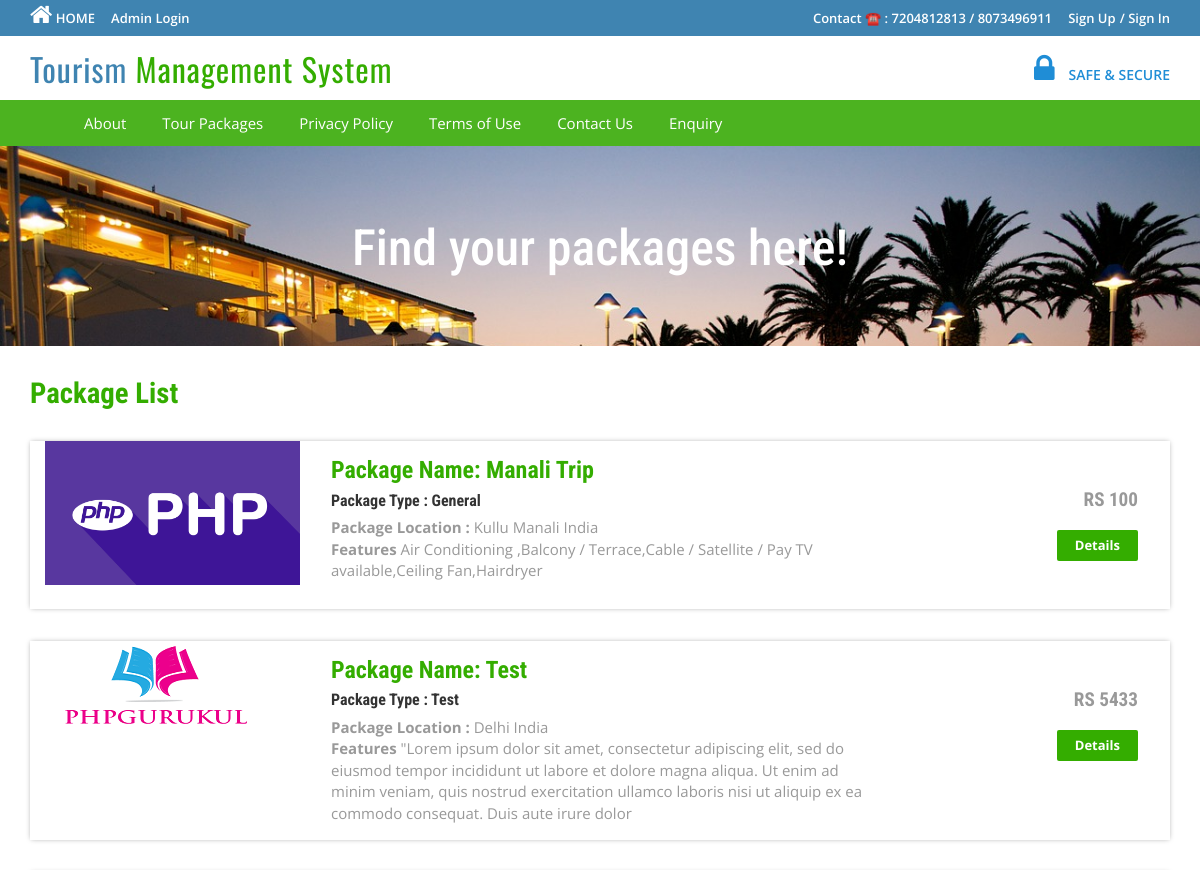
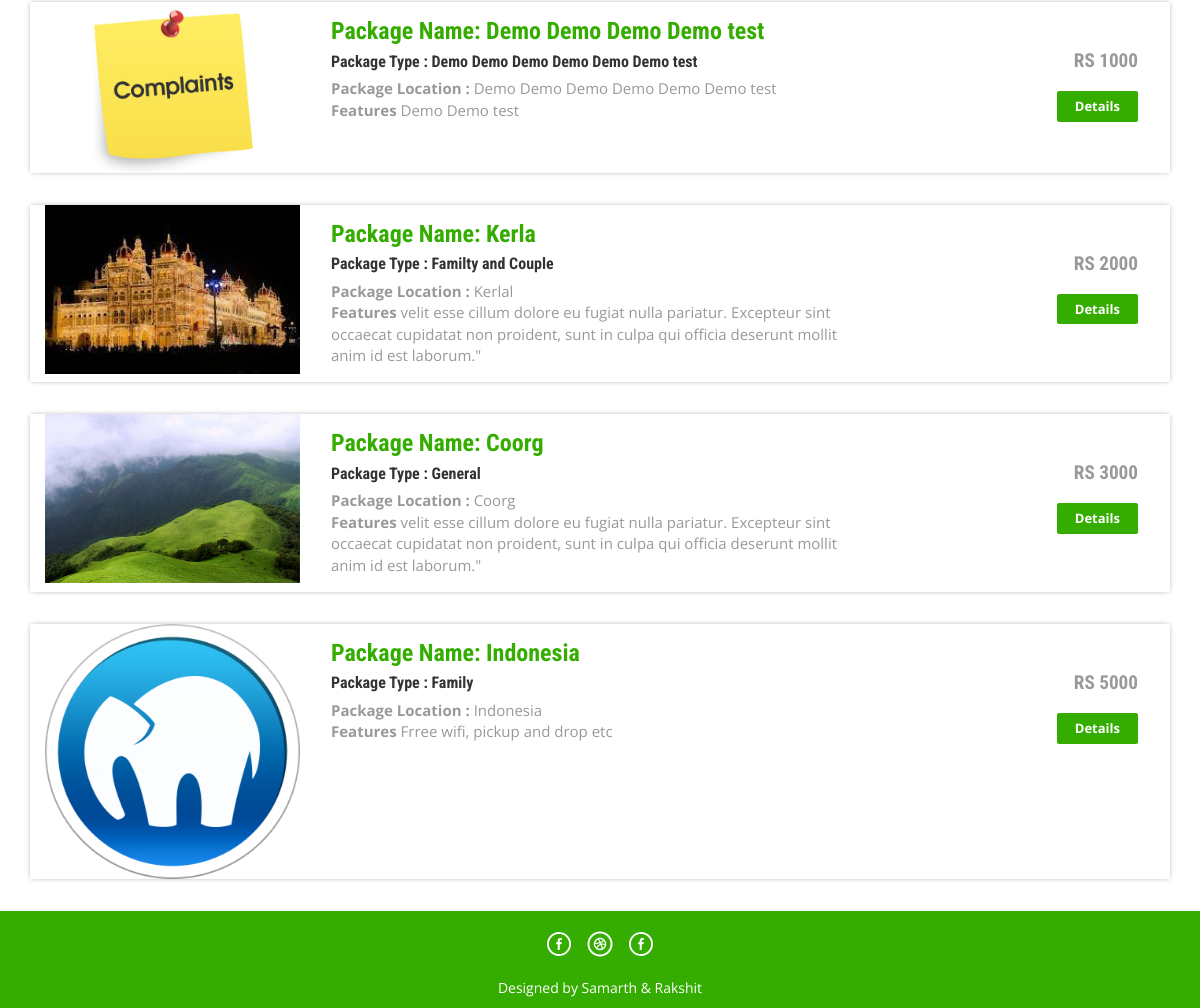
The app's page /package-list.php with its own data (2 pictures, top to bottom).
### tables this page shows
CREATE TABLE `tbltourpackages` (
  `PackageId` int(11) NOT NULL,
  `PackageName` varchar(200) DEFAULT NULL,
  `PackageType` varchar(150) DEFAULT NULL,
  `PackageLocation` varchar(100) DEFAULT NULL,
  `PackagePrice` int(11) DEFAULT NULL,
  `PackageFetures` varchar(255) DEFAULT NULL,
  `PackageDetails` mediumtext DEFAULT NULL,
  `PackageImage` varchar(100) DEFAULT NULL,
  `Creationdate` timestamp NULL DEFAULT current_timestamp(),
  `UpdationDate` timestamp NULL DEFAULT NULL ON UPDATE current_timestamp()
);

### package-list.php (the view, shortened to what this page needs)
<?php
include('includes/config.php');
?>
<!DOCTYPE HTML>
<html>
<head>
<link href="css/bootstrap.css" rel='stylesheet' type='text/css' />
<link href="css/style.css" rel='stylesheet' type='text/css' />
<link href="css/font-awesome.css" rel="stylesheet">
<link href="css/animate.css" rel="stylesheet" type="text/css" media="all">
</head>
<body>
<?php include('includes/header.php');?>
<div class="banner-3">
	<div class="container">
		<h1 class="wow zoomIn animated animated" data-wow-delay=".5s" style="visibility: visible; animation-delay: 0.5s; animation-name: zoomIn;">Find your packages here!</h1>
	</div>
</div>
<div class="rooms">
	<div class="container">
		<div class="room-bottom">
			<h3>Package List</h3>
<?php $sql = "SELECT * from tbltourpackages";
$query = $dbh->prepare($sql);
$query->execute();
$results=$query->fetchAll(PDO::FETCH_OBJ);
if($query->rowCount() > 0)
{
foreach($results as $result)
{	?>
			<div class="rom-btm">
				<div class="col-md-3 room-left wow fadeInLeft animated" data-wow-delay=".5s">
					<img src="admin/pacakgeimages/<?php echo htmlentities($result->PackageImage);?>" class="img-responsive" alt="">
				</div>
				<div class="col-md-6 room-midle wow fadeInUp animated" data-wow-delay=".5s">
					<h4>Package Name: <?php echo htmlentities($result->PackageName);?></h4>
					<h6>Package Type : <?php echo htmlentities($result->PackageType);?></h6>
					<p><b>Package Location :</b> <?php echo htmlentities($result->PackageLocation);?></p>
					<p><b>Features</b> <?php echo htmlentities($result->PackageFetures);?></p>
				</div>
				<div class="col-md-3 room-right wow fadeInRight animated" data-wow-delay=".5s">
					<h5>RS <?php echo htmlentities($result->PackagePrice);?></h5>
					<a href="package-details.php?pkgid=<?php echo htmlentities($result->PackageId);?>" class="view">Details</a>
				</div>
				<div class="clearfix"></div>
			</div>
<?php }} ?>
		</div>
	</div>
</div>
<?php include('includes/footer.php');?>
</body>
</html>

### includes/header.php (shortened to what this page needs)
<?php if($_SESSION['login'])
{?>
<div class="top-header">
	<div class="container">
		<ul class="tp-hd-lft wow fadeInLeft animated" data-wow-delay=".5s">
			/*<li class="hm"><a href="index.html"><i class=""></i></a></li>
			<li class="prnt"><a href="profile.php">My Profile</a></li>
				<li class="prnt"><a href="change-password.php">Change Password</a></li>
			<li class="prnt"><a href="tour-history.php">My Tour History</a></li>
			<li class="prnt"><a href="issuetickets.php">Issue Tickets</a></li>
		</ul>
		<ul class="tp-hd-rgt wow fadeInRight animated" data-wow-delay=".5s">
			<li class="tol">Welcome :</li>
			<li class="sig"><?php echo htmlentities($_SESSION['login']);?></li>
			<li class="sigi"><a href="logout.php" >/ Logout</a></li>
        </ul>
		<div class="clearfix"></div>
	</div>
</div><?php } else {?>
<div class="top-header">
	<div class="container">
		<ul class="tp-hd-lft wow fadeInLeft animated" data-wow-delay=".5s">
			<li class="hm"><a href="index.php"><i class="fa fa-home"></i>  HOME</a></li>
				<li class="hm"><a href="admin/index.php">Admin Login</a></li>
		</ul>
		<ul class="tp-hd-rgt wow fadeInRight animated" data-wow-delay=".5s">
			<li class="tol">Contact ☎️ : 7204812813 / 8073496911</li>
			<li class="sig"><a href="#" data-toggle="modal" data-target="#myModal" > Sign Up</a></li>
			<li class="sigi"><a href="#" data-toggle="modal" data-target="#myModal4" >/ Sign In</a></li>
        </ul>
		<div class="clearfix"></div>
	</div>
</div>
<?php }?>
<div class="header">
	<div class="container">
		<div class="logo wow fadeInDown animated" data-wow-delay=".5s">
			<a href="index.php">Tourism <span>Management System</span></a>
		</div>
		<div class="lock fadeInDown animated" data-wow-delay=".5s">
			<li><i class="fa fa-lock"></i></li>
            <li><div class="securetxt">SAFE &amp; SECURE </div></li>
		</div>
		<div class="clearfix"></div>
	</div>
</div>
<div class="footer-btm wow fadeInLeft animated" data-wow-delay=".5s">
	<div class="container">
	<div class="navigation">
			<nav class="navbar navbar-default">
				<div class="collapse navbar-collapse nav-wil" id="bs-example-navbar-collapse-1">
					<nav class="cl-effect-1">
						<ul class="nav navbar-nav">
							<li><a href="index.php"></a></li>
							<li><a href="page.php?type=about us">About</a></li>
								<li><a href="package-list.php">Tour Packages</a></li>
								<li><a href="page.php?type=privacy">Privacy Policy</a></li>
								<li><a href="page.php?type=terms">Terms of Use</a></li>
								<li><a href="page.php?type=contact">Contact Us</a></li>
								<?php if($_SESSION['login'])
{?>
								<li>Need Help?<a href="#" data-toggle="modal" data-target="#myModal3"> / Write Us </a>  </li>
								<?php } else { ?>
								<li><a href="enquiry.php"> Enquiry </a>  </li>
								<?php } ?>
								<div class="clearfix"></div>
						</ul>
					</nav>
				</div>
			</nav>
		</div>
	</div>
</div>

### includes/footer.php
<div class="copy-right">
	<div class="container">
		<div class="footer-social-icons wow fadeInDown animated animated" data-wow-delay=".5s" style="visibility: visible; animation-delay: 0.5s; animation-name: fadeInDown;">
			<ul>
				<li><a class="facebook" href="#"><span>Facebook</span></a></li>
				<li><a class="Linkedin" href="#"><span>Linkedin</span></a></li>
				<li><a class="googleplus" href="#"><span>Google+</span></a></li>
			</ul>
		</div>
		<p class="wow zoomIn animated animated" data-wow-delay=".5s" style="visibility: visible; animation-delay: 0.5s; animation-name: zoomIn;">Designed by Samarth & Rakshit </p>
	</div>
</div>

### css/style.css (style rules this page uses)
html, body { font-size: 100%; background: #fff; font-family: 'Open Sans', sans-serif; }
body a,.grid_1,plan_1,plan_1.one,plan_1.two,i.icon1, i.icon2, i.icon3, i.icon4, i.icon5, i.icon6 { transition:0.5s all; -webkit-transition:0.5s all; -moz-transition:0.5s all; -o-transition:0.5s all; -ms-transition:0.5s all; }
h1,h2,h3,h4,h5,h6 { margin:0; font-family: 'Roboto Condensed', sans-serif; }
p { margin:0; }
ul { margin:0; padding:0; }
.logo a { color: #3F84B1; letter-spacing: 1px; font-size: 2em; font-weight: 400; display: block; text-decoration: none; font-family: 'Oswald', sans-serif; }
.logo span { color:#34ad00; }
i.fa.fa-home { font-size: 24px; }
.top-header { background-color: #3F84B1; border-bottom: 0 none; height: 36px; line-height: 35px; }
ul.tp-hd-lft { float: left; }
ul.tp-hd-lft li { display: inline-block; }
li.hm,li.prnt { margin-right: 12px; }
ul.tp-hd-lft a { font-size: 13px; font-weight: 600; color:#fff; }
ul.tp-hd-rgt { float:right; }
ul.tp-hd-rgt li { display: inline-block; font-size: 13px; font-weight: 600; color:#fff; }
ul.tp-hd-rgt a { font-size: 13px; font-weight: 600; color:#fff; }
li.ned,li.wrt,li.tol { margin-right: 12px; }
.header { background-color: #fff; margin: 0; padding: 10px 0 8px; }
.logo a { display: block; }
.logo { float: left; margin-right: 60px; }
.lock { float: right; margin-top: 7px; }
.securetxt { color: #1f8dd6; line-height: 18px; margin-top: 0px; font-size: 14px; font-weight:600; }
.lock li { display: inline-block; }
i.fa.fa-lock { color:#1f8dd6; font-size: 2em; padding-right: 10px; }
.footer-btm li { display: inline-block; margin: 0 10px; font-size: 14px; color: #fff; }
.footer-btm li a { font-size: 15px; color: #fff; display: inline-block; padding: 5px 8px; }
.footer-btm { background:#4CB320; padding: 0.5em 0; text-align:center; }
.copy-right p { color:#fff; font-size:14px; line-height: 1.8em; }
.copy-right { background:#34ad00; text-align: center; padding: 0.5em 0; }
a.view { padding: 6px 18px; font-weight: 700; color: #fff; background-color: #34ad00; border: 0; font-size: 13px; border-radius: 2px; -webkit-transition: all .2s; -moz-transition: all .2s; transition: all .2s; margin-top: 20px; display: inline-block; }
.banner-3 { background: url(../images/6.jpg)no-repeat; background-size: cover; -webkit-background-size: cover; -o-background-size: cover; -ms-background-size: cover; -moz-background-size: cover; min-height:200px; }
.banner-3 h1 { font-size: 50px; margin-bottom: 40px; padding: 1.5em 0 0; text-align: center; color: #fff; }
.rom-btm { margin-top: 2em; box-shadow: 0px 0px 5px -1px rgba(0, 0, 0, 0.37); }
.room-bottom h3 { font-size: 1.8em; font-weight: 700; color: #34ad00; }
.room-bottom { padding: 2em 0; }
.rom-btm h4 { font-size: 1.5em; font-weight: 700; color: #34ad00; }
.rom-btm p { font-size: 15px; color: #999; }
.rom-btm h6 { font-size: 1em; font-weight: 700; margin: 0.5em 0; }
.room-right { text-align: right; padding: 3em 2em; }
.room-midle { padding: 1em; }
.rom-btm h5 { font-size: 1.2em; font-weight: 700; color: #999; }
.footer-social-icons ul li { display:inline-block; margin:0 0.2em; }
.footer-social-icons ul li a { width:30px; height:30px; background:url('../images/img-sprite.png') no-repeat 0px 0px; display:inline-block; position: relative; }
.footer-social-icons ul li a.facebook { background-position:0px 0px; }
.footer-social-icons ul li a.Linkedin { background-position:-120px 0px; }
.footer-social-icons { margin: 10px 0 10px; }
.navbar-default { background-color: #4CB320 !important; border-color: #4CB320 !important; }
.navbar { min-height: 0px !important; margin-bottom:0px !important; border-radius:0px !important; border: none !important; }
ul.nav.navbar-nav li a { font-size: 15px ; color: #fff; display: inline-block; padding: 5px 8px; }
.navbar-collapse { padding-right: 0px !important; padding-left: 0px !important; }

### records on screen
tbltourpackages: PackageImage (picture), PackageName "Manali Trip", PackageType "General", PackageLocation "Kullu Manali India", PackageFetures "Air Conditioning ,Balcony / Terrace,Cable / Satellite / Pay TV available,Ceiling Fan,Hairdryer", PackagePrice "100"
tbltourpackages: PackageImage (picture), PackageName "Test", PackageType "Test", PackageLocation "Delhi India", PackageFetures "\"Lorem ipsum dolor sit amet, consectetur adipiscing elit, sed do eiusmod tempor incididunt ut labore et dolore magna aliqua. Ut enim ad minim veniam, quis nostrud exercitation ullamco laboris nisi ut aliquip ex ea commodo consequat. Duis aute irure dolor", PackagePrice "5433"
tbltourpackages: PackageImage (picture), PackageName "Demo Demo Demo Demo test", PackageType "Demo Demo Demo Demo Demo Demo test", PackageLocation "Demo Demo Demo Demo Demo Demo test", PackageFetures "Demo Demo test", PackagePrice "1000"
tbltourpackages: PackageImage (picture), PackageName "Kerla", PackageType "Familty and Couple", PackageLocation "Kerlal", PackageFetures "velit esse cillum dolore eu fugiat nulla pariatur. Excepteur sint occaecat cupidatat non proident, sunt in culpa qui officia deserunt mollit anim id est laborum.\"", PackagePrice "2000"
tbltourpackages: PackageImage (picture), PackageName "Coorg", PackageType "General", PackageLocation "Coorg", PackageFetures "velit esse cillum dolore eu fugiat nulla pariatur. Excepteur sint occaecat cupidatat non proident, sunt in culpa qui officia deserunt mollit anim id est laborum.\"", PackagePrice "3000"
tbltourpackages: PackageImage (picture), PackageName "Indonesia", PackageType "Family", PackageLocation "Indonesia", PackageFetures "Frree wifi, pickup and drop etc", PackagePrice "5000"
